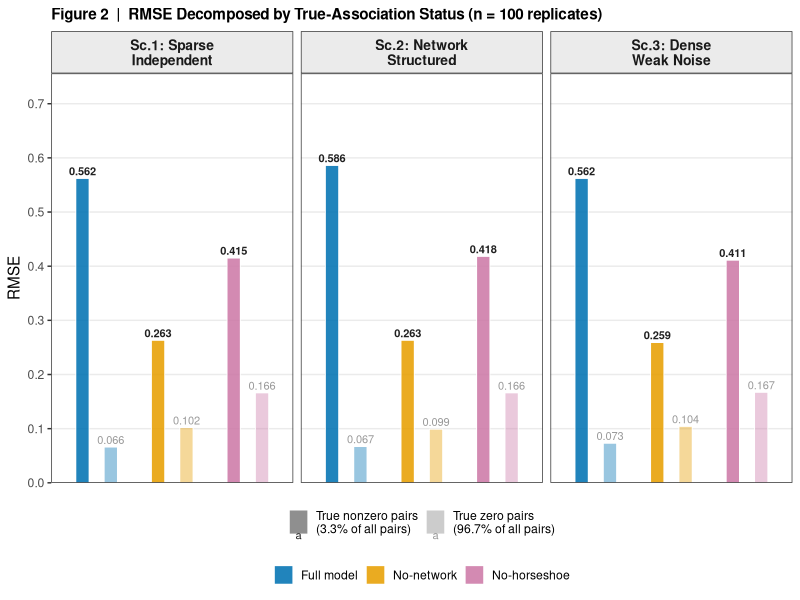

The R script that drew this image:
# ============================================================
# fig2_rmse_decomposed.R
#
# Generates Figure 2: RMSE decomposed by true-association status
# (true-nonzero signal pairs vs true-zero null pairs)
#
# UPDATE SCENARIO 2 VALUES HERE when new simulation run completes.
# All other values are final (n=100 replicates).
# ============================================================

library(ggplot2)
library(dplyr)
library(tidyr)

# ── Data: update sc2 values when Scenario 2 rerun completes ─────────────
rmse_data <- tribble(
  ~scenario,              ~model,         ~signal, ~null,
  # Scenario 1 (FINAL - n=100)
  "Sc.1: Sparse\nIndependent", "Full model",    0.562,  0.066,
  "Sc.1: Sparse\nIndependent", "No-network",    0.263,  0.102,
  "Sc.1: Sparse\nIndependent", "No-horseshoe",  0.415,  0.166,
  # Scenario 2 (UPDATE THESE when new run completes)
  "Sc.2: Network\nStructured", "Full model",    0.586,  0.067,
  "Sc.2: Network\nStructured", "No-network",    0.263,  0.099,
  "Sc.2: Network\nStructured", "No-horseshoe",  0.418,  0.166,
  # Scenario 3 (FINAL - n=100)
  "Sc.3: Dense\nWeak Noise",   "Full model",    0.562,  0.073,
  "Sc.3: Dense\nWeak Noise",   "No-network",    0.259,  0.104,
  "Sc.3: Dense\nWeak Noise",   "No-horseshoe",  0.411,  0.167
)

# ── Reshape to long format ───────────────────────────────────────────────
rmse_long <- rmse_data %>%
  pivot_longer(c(signal, null),
               names_to  = "subset",
               values_to = "rmse") %>%
  mutate(
    scenario = factor(scenario,
                      levels = c("Sc.1: Sparse\nIndependent",
                                 "Sc.2: Network\nStructured",
                                 "Sc.3: Dense\nWeak Noise")),
    model    = factor(model,
                      levels = c("Full model", "No-network", "No-horseshoe")),
    subset   = factor(subset,
                      levels = c("signal", "null"),
                      labels = c("True nonzero pairs\n(3.3% of all pairs)",
                                 "True zero pairs\n(96.7% of all pairs)"))
  )

# ── Colours (colour-blind friendly) ─────────────────────────────────────
model_colours <- c(
  "Full model"    = "#0072B2",
  "No-network"    = "#E69F00",
  "No-horseshoe"  = "#CC79A7"
)

# ── Plot ─────────────────────────────────────────────────────────────────
p <- ggplot(rmse_long,
            aes(x      = model,
                y      = rmse,
                fill   = model,
                alpha  = subset,
                pattern = subset)) +

  # Bars -- solid for signal, hatched for null
  geom_col(position = position_dodge(width = 0.75),
           width    = 0.35,
           colour   = "white", linewidth = 0.3) +

  # Value labels
  geom_text(aes(label    = sprintf("%.3f", rmse),
                fontface = ifelse(subset ==
                                    "True nonzero pairs\n(3.3% of all pairs)",
                                  "bold", "plain")),
            position = position_dodge(width = 0.75),
            vjust    = -0.4,
            size     = 2.8) +

  facet_wrap(~scenario, nrow = 1) +

  scale_fill_manual(values = model_colours, name = NULL) +
  scale_alpha_manual(
    values = c("True nonzero pairs\n(3.3% of all pairs)" = 0.87,
               "True zero pairs\n(96.7% of all pairs)"   = 0.40),
    name   = NULL
  ) +

  scale_y_continuous(limits = c(0, 0.72),
                     breaks = seq(0, 0.7, by = 0.1),
                     expand = expansion(mult = c(0, 0.05))) +

  labs(
    title = "Figure 2  |  RMSE Decomposed by True-Association Status (n = 100 replicates)",
    x     = NULL,
    y     = "RMSE"
  ) +

  theme_bw(base_size = 11) +
  theme(
    legend.position   = "bottom",
    legend.box        = "vertical",
    legend.key.size   = unit(0.5, "cm"),
    panel.grid.minor  = element_blank(),
    panel.grid.major.x = element_blank(),
    strip.background  = element_rect(fill = "grey92"),
    strip.text        = element_text(face = "bold", size = 10),
    plot.title        = element_text(face = "bold", size = 11),
    axis.text.x       = element_blank(),
    axis.ticks.x      = element_blank()
  ) +

  # Separate legends for model colour and subset pattern
  guides(
    fill  = guide_legend(order = 2, nrow = 1,
                         override.aes = list(alpha = 0.87)),
    alpha = guide_legend(order = 1, nrow = 1,
                         override.aes = list(fill = "grey50"))
  )

# ── Save at 300 DPI ──────────────────────────────────────────────────────
ggsave("fig2_rmse_decomposed.png",
       plot   = p,
       width  = 13,
       height = 5,
       dpi    = 300,
       units  = "in",
       bg     = "white")

cat("Saved: fig2_rmse_decomposed.png\n")
cat("\nTo update Scenario 2: edit the three sc2 rows in rmse_data above\n")
cat("and re-run the script. Everything else is automatic.\n")
